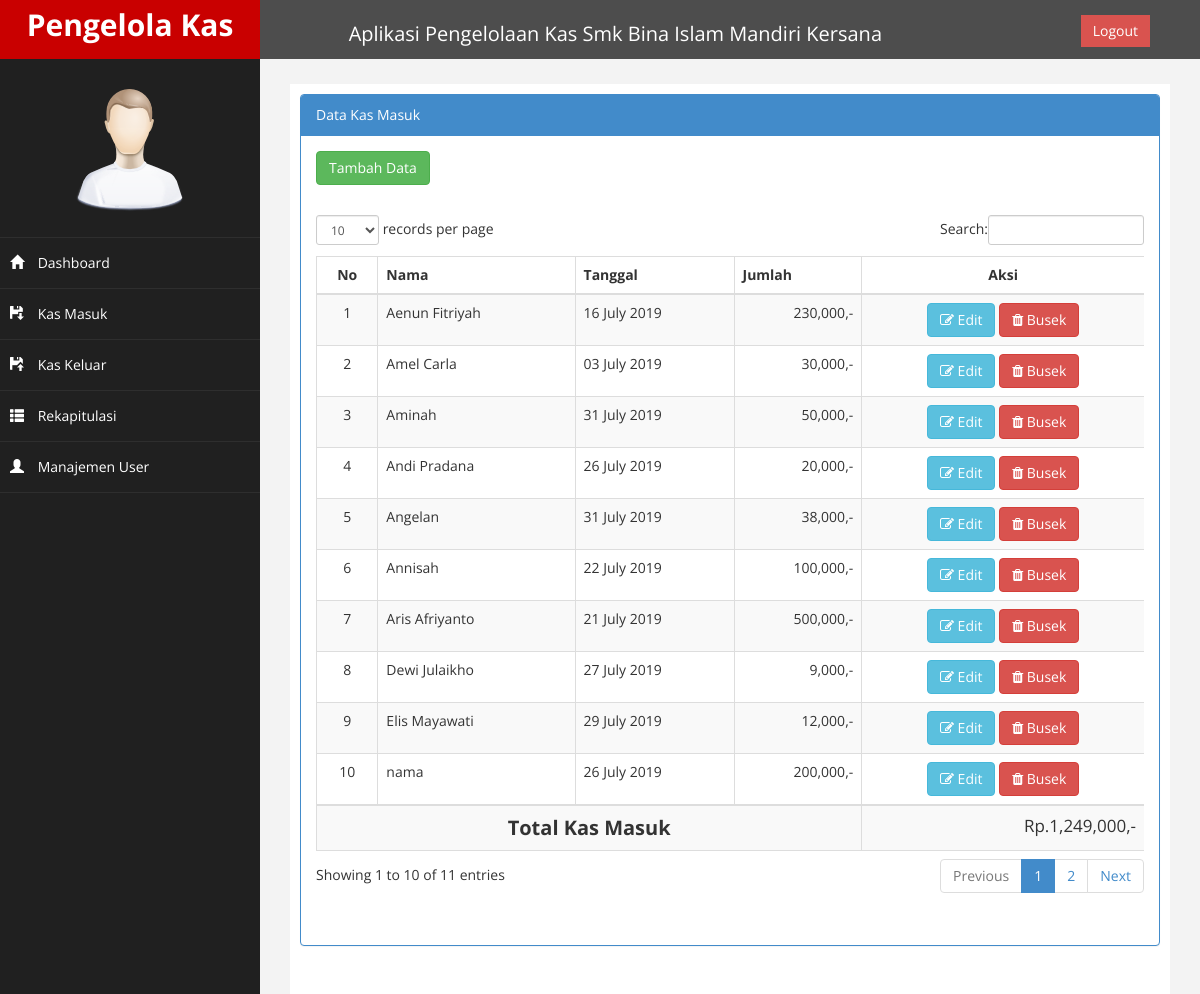
Page /page/index.php?page=masuk on the committed database.
### tables this page shows
CREATE TABLE `kas` (
  `kode` int(11) NOT NULL,
  `keterangan` varchar(300) NOT NULL,
  `tgl` date NOT NULL,
  `jumlah` int(10) NOT NULL,
  `jenis` varchar(20) NOT NULL,
  `keluar` int(20) NOT NULL
);

### page/kas_masuk/masuk.php (the view, shortened to what this page needs)
<div class="row">
                <div class="col-md-12">
                    <div class="panel panel-primary">
                        <div class="panel-heading">
                             Data Kas Masuk
                        </div>
                            <div class="panel-body">
                                <button class="btn btn-success " data-toggle="modal" data-target="#myModal">Tambah Data </button>
                        </div>
                        <div class="panel-body">
                            <div class="table-responsive">
                                <table class="table table-striped table-bordered table-hover" id="dataTables-example">
                                    <thead>
                                        <tr>
                                            <th style="text-align: center;">No</th>
                                            <th>Nama</th>
                                            <th>Tanggal</th>
                                            <th>Jumlah</th>
                                            <th style="text-align: center;">Aksi</th>
                                        </tr>
                                    </thead>
                                    <tbody>
                                        <?php
                                            $no=1;
                                            $sql = mysqli_query($conn, "SELECT * FROM kas WHERE jenis='masuk' ORDER BY keterangan ASC");
                                            while ($data = $sql->fetch_assoc()) {
                                                ?>
                                            <tr>
                                            <td align='center'><?php echo $no++; ?></td>
                                            <td><?php echo $data['keterangan']; ?></td>
                                            <td><?php echo date('d F Y', strtotime($data['tgl'])); ?></td>
                                            <td align='right'><?php echo number_format($data['jumlah']).",-"?></td>
                                                <td align="center">
                                                    <a id="edit_data" data-toggle="modal" data-target="#edit" data-id="<?php echo $data['kode']; ?>" data-keterangan="<?php echo $data['keterangan']; ?>" data-tgl="<?php echo $data['tgl']; ?>" data-jumlah="<?php echo $data['jumlah']; ?>" class='btn btn-info'><i class='fa fa-edit'></i> Edit</a>
                                                    <a onclick="return confirm('Yakin Akan Menghapus Data..??')" href='?page=masuk&aksi=hapus&id=<?php echo $data['kode']; ?>' class='btn btn-danger'><i class='fa fa-trash'></i> Busek</a>
                                                </td>
                                            </tr>
                                        <?php
                                             $total = $total+$data['jumlah'];
                                            }
                                        ?>
                                    </tbody>
                                    <tr>
                                        <th colspan="4" style="text-align: center; font-size: 20px;">Total Kas Masuk</th>
                                        <td align="right" style="font-size: 17px;"><?php echo "Rp." .number_format($total).",-"; ?></td>
                                    </tr>
                                </table>
                            </div>
                            <div class="panel-body">
                        </div>
                        </div>
                    </div>
                </div>

### page/index.php (shortened to what this page needs)
<?php
    $conn = mysqli_connect("localhost", "root", "", "app_pengelolaan_kas");
?>
<!DOCTYPE html>
<html xmlns="http://www.w3.org/1999/xhtml">
<head>
    <link href="../assets/css/bootstrap.css" rel="stylesheet" />
    <link href="../assets/css/font-awesome.css" rel="stylesheet" />
    <link href="../assets/css/custom.css" rel="stylesheet" />
    <link href="../assets/js/dataTables/dataTables.bootstrap.css" rel="stylesheet" />
</head>
<body>
    <div id="wrapper">
        <nav class="navbar navbar-default navbar-cls-top" role="navigation" style="margin-bottom: 0;">
            <div class="navbar-header" >
                <a class="navbar-brand" style="position: fixed;">Pengelola Kas</a>
            </div>
  <div style=" color: white;
padding: 15px 50px 5px 50px;
float: right;
font-size: 16px;"><a href="../logout.php" class="btn btn-danger square-btn-adjust ">Logout</a> </div>
    <div style="text-align: center; font-size: 20px; color: white; padding: 20px 50px 10px 200px;" >Aplikasi Pengelolaan Kas Smk Bina Islam Mandiri Kersana</div>
        </nav>
                <nav class="navbar-default navbar-side" role="navigation" style="position: fixed;">
           <div class="sidebar-collapse"  >
                <ul class="nav" id="main-menu">
				<li class="text-center">
                    <img src="../assets/img/find_user.png" class="user-image img-responsive"/>
					</li>
                    <li>
                        <a  href="index.php"><i class="glyphicon glyphicon-home" ></i> Dashboard</a>
                    </li>
                    <li>
                        <a  href="?page=masuk"><i class="glyphicon glyphicon-floppy-save"></i> Kas Masuk</a>
                    </li>
                    <li>
                        <a  href="?page=keluar"><i class="glyphicon glyphicon-floppy-open"></i> Kas Keluar</a>
                    </li>
                    <li>
                        <a  href="?page=rekap"><i class="glyphicon glyphicon-th-list"></i> Rekapitulasi</a>
                    </li>
                    <li>
                        <a  href="?page=user"><i class="glyphicon glyphicon-user"></i> Manajemen User</a>
                    </li>
                </ul>
            </div>
        </nav>
        <div id="page-wrapper" >
            <div id="page-inner">
                <div class="row">
                    <div class="col-md-12">
                            <?php
                                $page = $_GET['page'];
                                $aksi = $_GET['aksi'];
                                if($page=="masuk") {
                                    if($aksi=="") {
                                        include "kas_masuk/masuk.php";
                                    }if($aksi=="hapus") {
                                        include "kas_masuk/hapus.php";
                                    }
                                }else if($page=="keluar") {
                                    if($aksi=="") {
                                        include "kas_keluar/keluar.php";
                                    }if($aksi=="hapus") {
                                        include "kas_keluar/hapus.php";
                                    }
                                }else if($page=="rekap") {
                                    if($aksi=="") {
                                        include "rekap/rekap.php";
                                    }
                                }else if($page=="user") {
                                    if($aksi=="") {
                                        include "user/user.php";
                                    }
                                }else if($page=="") {
                                        include "home.php";
                                    }
                            ?>
                    </div>
                </div>
    </div>
            </div>
        </div>
</body>
</html>

### assets/css/custom.css (style rules this page uses)
body { font-family: 'Open Sans', sans-serif; }
#wrapper { width: 100%; background:#202020; }
#page-wrapper { padding: 15px 15px; min-height: 600px; background:#F3F3F3; }
#page-inner { width:100%; margin:10px 20px 10px 0px; background-color:#fff!important; padding:10px; min-height:1200px; }
.text-center { text-align:center; }
.square-btn-adjust { border: 0px solid transparent; -webkit-border-radius: 0px; -moz-border-radius: 0px; border-radius: 0px; }
.user-image { margin: 25px auto; -webkit-border-radius: 10px; -moz-border-radius: 10px; border-radius: 10px; max-height:170px; max-width:170px; }
.navbar-cls-top .navbar-brand { color: #fff; background: #C90000; width: 260px; text-align: center; height: 60px; font-size: 30px; font-weight: 700; }
.sidebar-collapse , .sidebar-collapse .nav { background:none; }
.sidebar-collapse .nav { padding:0; }
.sidebar-collapse .nav > li > a { color:#fff; background:#202020; text-shadow:none; }
.sidebar-collapse > .nav > li > a { padding:15px 10px; }
.sidebar-collapse > .nav > li { border-bottom: 1px solid rgba(107, 108, 109, 0.19); }
.navbar-side { border:none; background-color: #202020; }
.navbar-cls-top { background:#4D4D4D; border-bottom:none; }
.navbar-default { border:0px solid black; }
.navbar-header { background: #A70303; }
.nav > li > a > i { margin-right:10px; }
@media (min-width:768px) { #page-wrapper { margin: 0 0 0 260px; padding: 15px 30px; min-height: 1200px; } }
@media (min-width:768px) { .navbar-side { z-index: 1; position: absolute; width: 260px; } }
@media (min-width:768px) { .navbar { border-radius: 0px; } }

### rows in the picture
kas: keterangan "Aenun Fitriyah", tgl "16 July 2019", jumlah "230,000"
kas: keterangan "Amel Carla", tgl "03 July 2019", jumlah "30,000"
kas: keterangan "Aminah", tgl "31 July 2019", jumlah "50,000"
kas: keterangan "Andi Pradana", tgl "26 July 2019", jumlah "20,000"
kas: keterangan "Angelan", tgl "31 July 2019", jumlah "38,000"
kas: keterangan "Annisah", tgl "22 July 2019", jumlah "100,000"
kas: keterangan "Aris Afriyanto", tgl "21 July 2019", jumlah "500,000"
kas: keterangan "Dewi Julaikho", tgl "27 July 2019", jumlah "9,000"
kas: keterangan "Elis Mayawati", tgl "29 July 2019", jumlah "12,000"
kas: keterangan "nama", tgl "26 July 2019", jumlah "200,000"

### other values in the picture
$total "1,249,000"
